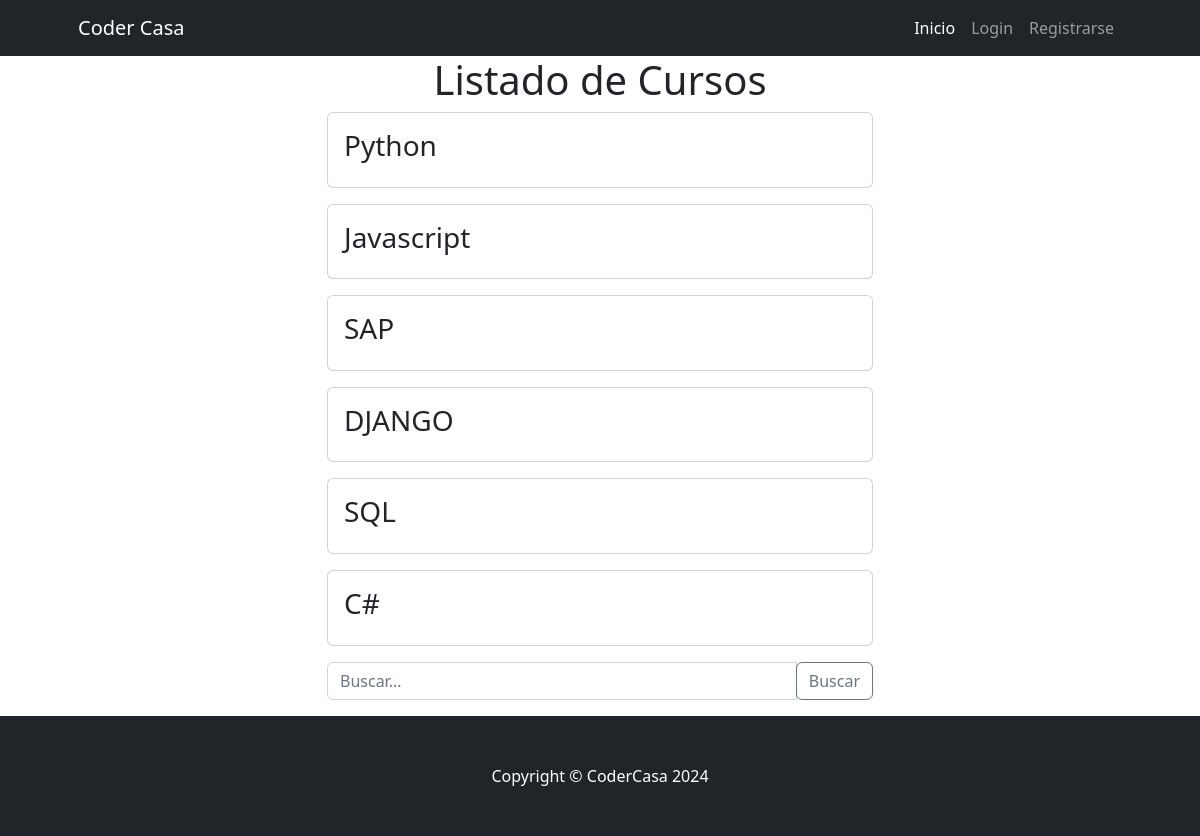
The app's page /Clase/curso_list, older data.
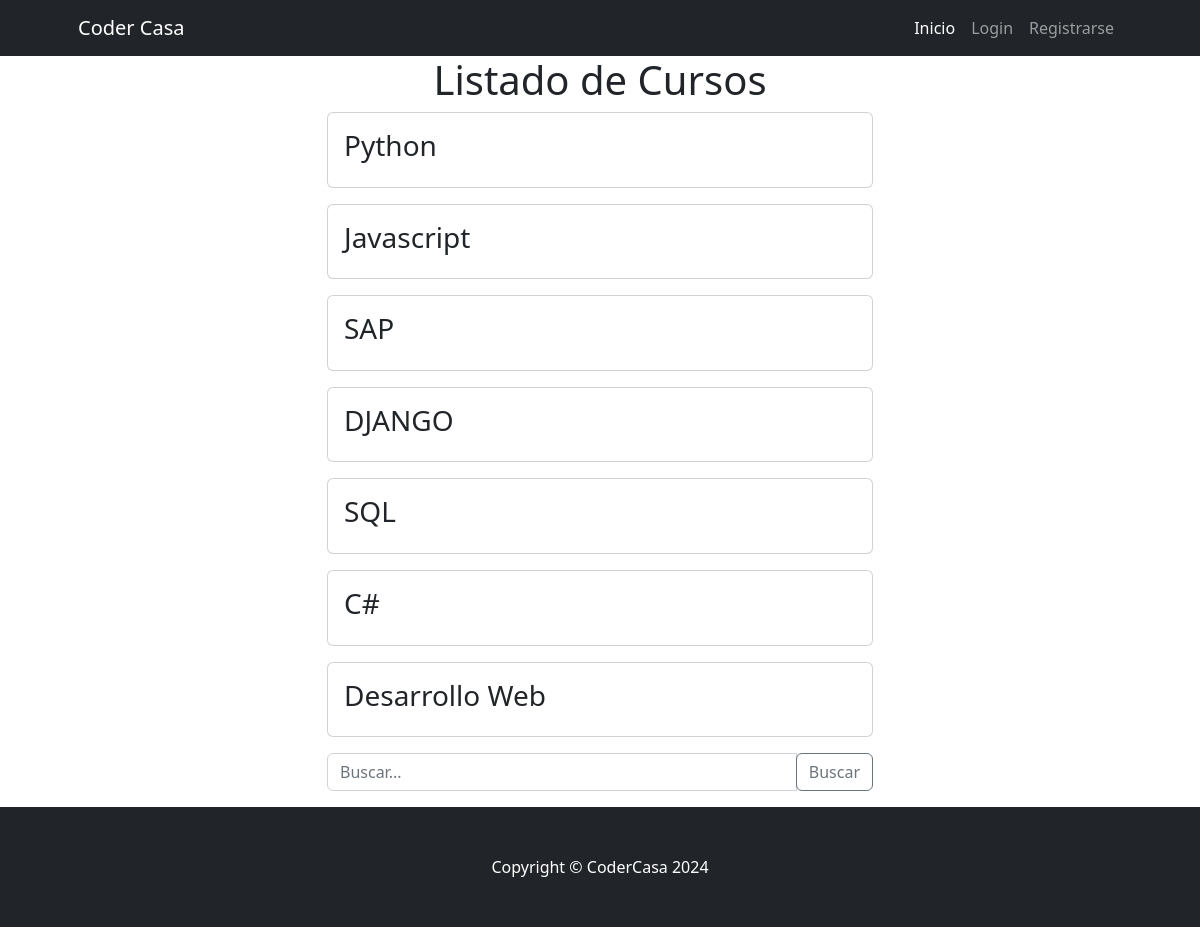
The same page, newer data.
### Clase/models.py (models this page shows, shortened)
class Curso(models.Model):
    nombre = models.CharField(max_length=255, unique=True)
    class Meta:
        verbose_name = "Curso"
        verbose_name_plural = "Cursos"

### Clase/views.py (the view)
# urls.py: path("curso_list", curso_list,name="curso_list" ),
def curso_list(request):
    busqueda = request.GET.get("busqueda",None)
    if busqueda:
        print(busqueda)
        consulta = Curso.objects.filter(nombre__icontains=busqueda)
    else:
        consulta = Curso.objects.all()
    contexto = {"cursos": consulta}
    return render(request,"Clase/curso_list.html", contexto)

### Clase/templates/Clase/curso_list.html (shortened to what this page needs)
{% extends 'core/base.html' %}
{% block content %}
<div class="container">
    <div class="text-center">
      <h1>Listado de Cursos</h1>
    </div>
    <div class="row">
      <div class="col-md-6 offset-md-3">
        {% for curso in cursos %}
          <div class="card mb-3">
            <div class="card-body">
              <h3 class="card-title">{{ curso.nombre }}</h3>
            </div>
          </div>
        {% endfor %}
      </div>
    </div>
    <div class="row">
      <div class="col-md-6 offset-md-3">
        <form action="{% url 'Clase:curso_list' %}" method="get">
          <div class="input-group mb-3">
            <input type="text" class="form-control" name="busqueda" placeholder="Buscar...">
            <div class="input-group-append">
              <button class="btn btn-outline-secondary" type="submit">Buscar</button>
            </div>
          </div>
        </form>
      </div>
    </div>
  </div>
{% endblock content %}

Row changes from the older to the newer data that the page shows:
added Curso: nombre "Desarrollo Web"
